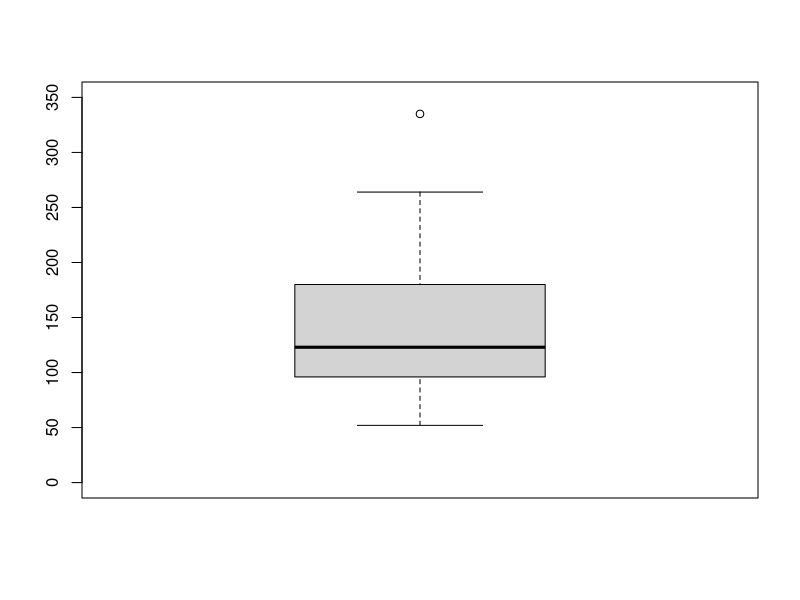
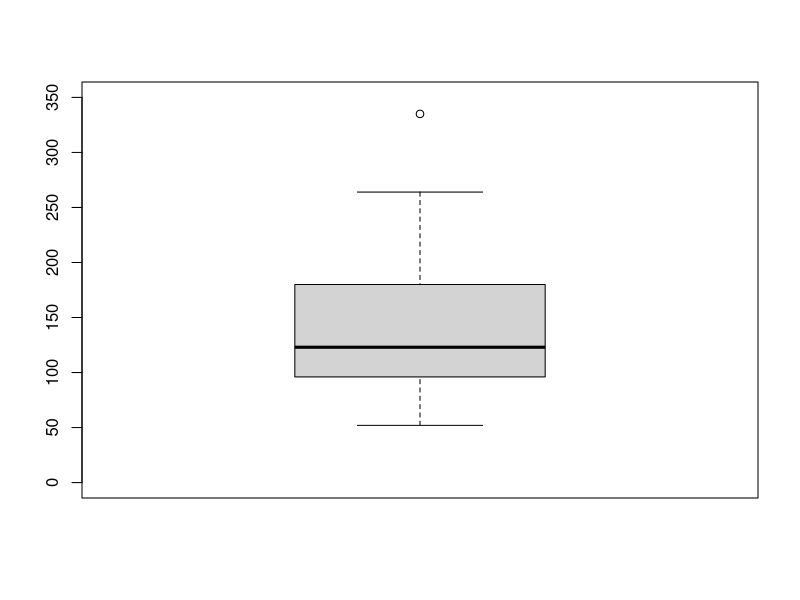
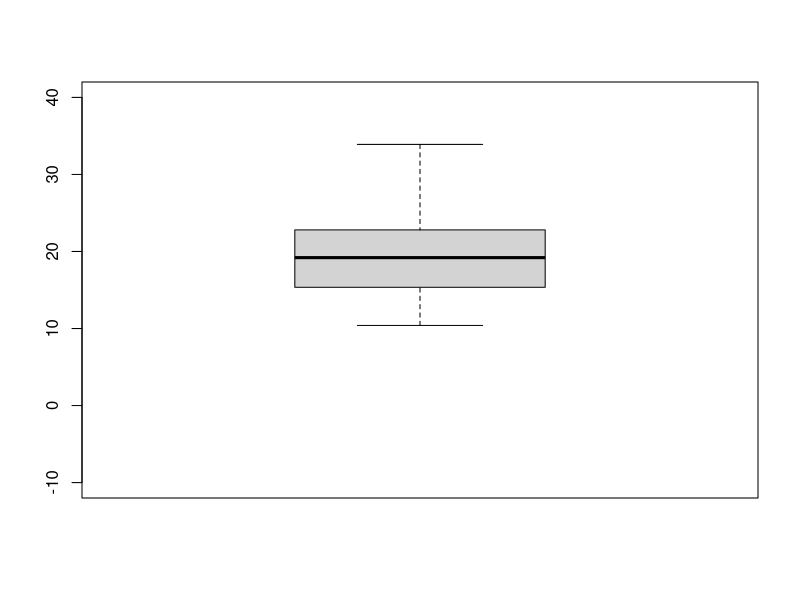

These figures' R source, in order:
## Date 04/10/2024
setwd("C:/Abhijeet/CNG/Sem 001/R Prog/R Files/R Zip")
getwd()
dir()

## IQR - Inter Quartile Range

data(mtcars)
boxplot(mtcars$hp, ylim=c(0,350))
median(mtcars$hp)
quantile(mtcars$hp, probs = 0.5)

##IQR, Upper & Lower Whisker
data(mtcars)
boxplot(mtcars$hp, ylim=c(0,350))
Q0 <- quantile(mtcars$hp, probs = 0); print(Q0)  ## Min
Q1 <- quantile(mtcars$hp, probs = 0.25); print(Q1)
Q2 <- quantile(mtcars$hp, probs = 0.5); print(Q2)
Q3 <- quantile(mtcars$hp, probs = 0.75); print(Q3)
IQR <- Q3 - Q1; print(IQR)
UW <- Q3 + (1.5*IQR); print(UW)
LW <- Q1 - (1.5*IQR); print(LW)
range(mtcars$hp)

data(mtcars)
boxplot(mtcars$mpg, ylim = c(-10,40))
Q0 <- quantile(mtcars$mpg, probs = 0); print(Q1)
Q1 <- quantile(mtcars$mpg, probs = 0.25); print(Q2)
Q2 <- quantile(mtcars$mpg, probs = 0.5); print(Q2)
Q3 <- quantile(mtcars$mpg, probs = 0.75); print(Q3)
IQR <- Q3 - Q2; print(IQR)
UW <- Q3 + (1.5*IQR); print(UW)
LW <- Q1 - (1.5*IQR); print(LW)


## Box plot will take values of dataset within max whisker reach.
## values outside max Whisker reach will not be displayed.(photograph)
## values outside upper and lower whisker are potential outliers.

## Range
v<- c(2,5,9,6,3,7,4,1)
Ra <- max(v)- min(v); print(Ra)

range(airquality$Ozone, na.rm = T)
Re <- max(airquality$Ozone, na.rm = T) - min(airquality$Ozone, 
          na.rm = T);print(Re)

## Variance
v <- c(2,4,5,12,15,18,21); var(v)
var(mtcars$mpg)
var(airquality$Ozone,na.rm = T)
range(airquality$Ozone,na.rm=T)
mean(airquality$Ozone, na.rm = T)

## std deviation
v <- c(2,4,5,12,15,18,21); sd(v)
sd(mtcars$mpg) ## std deviation command

## Measures of variations
v <- c(2,4,5,12,15,18,21); var(v); range(v);sd(v)
range(airquality$Temp)
var(airquality$Temp)
sd(airquality$Temp)

range(mtcars$mpg)
var(mtcars$hp)
sd(mtcars$mpg)
var(mtcars$mpg)
sd(mtcars$hp)
var(mtcars$hp)

## Sumamry Statistics


